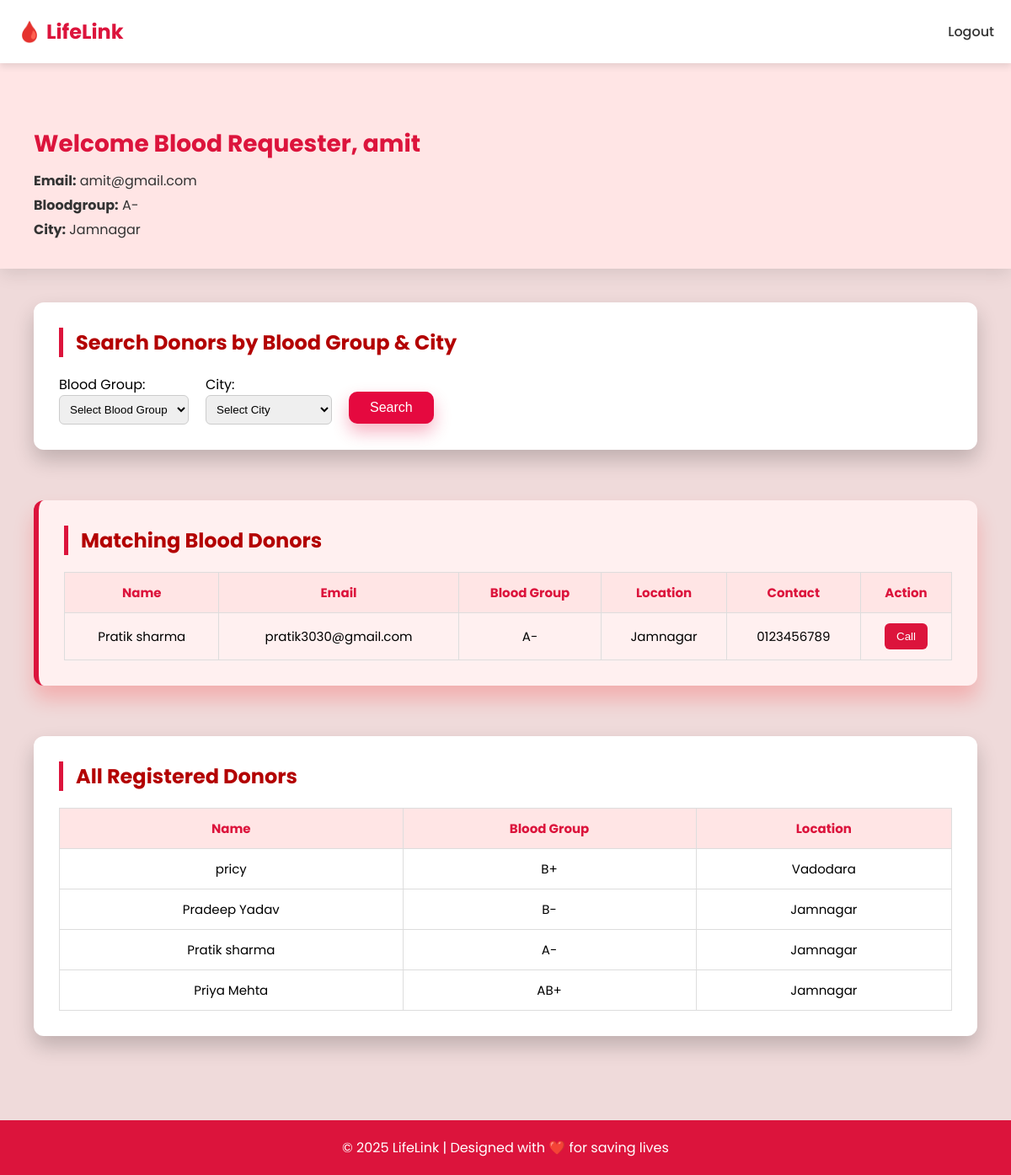
The page /rdash.php (signed in) on the database its author committed.
### tables this page shows
CREATE TABLE `donors` (
  `id` int(11) NOT NULL,
  `name` varchar(100) NOT NULL,
  `email` varchar(100) NOT NULL,
  `contact` varchar(15) NOT NULL,
  `pass` varchar(100) NOT NULL,
  `age` int(11) NOT NULL,
  `bloodgroup` varchar(100) NOT NULL,
  `city` varchar(100) NOT NULL,
  `gender` varchar(100) NOT NULL,
  `reg_date` timestamp NOT NULL DEFAULT current_timestamp()
);

### rdash.php (the view, shortened to what this page needs)
<?php
$name = $_SESSION['donor_name'];
$email = $_SESSION['donor_email'];
$bloodgroup = $_SESSION['donor_bloodgroup'];
$city = $_SESSION['donor_city'];
$conn = new mysqli("localhost", "root", "", "web");
$match_sql = "SELECT name, email, bloodgroup, city, contact FROM donors WHERE bloodgroup = ? AND city = ?";
$match_stmt = $conn->prepare($match_sql);
$match_stmt->bind_param("ss", $bloodgroup, $city);
$match_stmt->execute();
$match_result = $match_stmt->get_result();
$all_sql = "SELECT name, email, bloodgroup, city, contact FROM donors";
$all_result = $conn->query($all_sql);
?>
<!DOCTYPE html>
<html lang="en">
<head>
</head>
<body>
<header class="navbar">
  <div class="logo">🩸 LifeLink</div>
  <nav>
    <ul>
      <li><a href="index.php">Logout</a></li>
    </ul>
  </nav>
</header>
<div class="welcome">
  <h2>Welcome Blood Requester, <?php echo htmlspecialchars($name); ?></h2>
  <p><strong>Email:</strong> <?php echo htmlspecialchars($email); ?></p>
  <p><strong>Bloodgroup:</strong> <?php echo htmlspecialchars($bloodgroup); ?></p>
  <p><strong>City:</strong> <?php echo htmlspecialchars($city); ?></p>
</div>
<div class="dashboard">
  <div class="section">
    <div class="section-title">Search Donors by Blood Group & City</div>
    <form method="POST" style="display: flex; flex-wrap: wrap; gap: 20px; align-items: center;">
      <div>
        <label for="search_blood">Blood Group:</label><br>
        <select name="search_blood" id="search_blood" required style="padding: 8px; border-radius: 6px; border: 1px solid #ccc;">
          <option value="">Select Blood Group</option>
        </select>
      </div>
      <div>
        <label for="search_city">City:</label><br>
        <select id="search_city" name="search_city" required style="padding: 8px; border-radius: 6px; border: 1px solid #ccc;">
          <option value="">Select City</option>
        </select>
      </div>
      <div>
        <button type="submit" name="search" class="show-more-btn">Search</button>
      </div>
    </form>
  </div>
  <div class="section matching-donors">
    <div class="section-title">Matching Blood Donors</div>
    <table>
      <tr>
        <th>Name</th>
        <th>Email</th>
        <th>Blood Group</th>
        <th>Location</th>
        <th>Contact</th>
        <th>Action</th>
      </tr>
      <?php
      $rowCount = 0;
      if ($match_result->num_rows > 0):
        while($row = $match_result->fetch_assoc()):
          $rowCount++;
          $hidden = $rowCount > 7 ? "style='display:none' class='match-row'" : "";
      ?>
        <tr <?= $hidden ?>>
          <td><?= htmlspecialchars($row['name']) ?></td>
          <td><?= htmlspecialchars($row['email']) ?></td>
          <td><?= htmlspecialchars($row['bloodgroup']) ?></td>
          <td><?= htmlspecialchars($row['city']) ?></td>
          <td><?= htmlspecialchars($row['contact']) ?></td>
          <td><button class="call-btn" onclick="window.location.href='tel:<?= $row['contact'] ?>'">Call</button></td>
        </tr>
      <?php endwhile; else: ?>
        <tr><td colspan="6">No matching donors found.</td></tr>
      <?php endif; ?>
    </table>
  </div>
  <div class="section">
    <div class="section-title">All Registered Donors</div>
    <table>
      <tr>
        <th>Name</th>
        <th>Blood Group</th>
        <th>Location</th>
      </tr>
      <?php
      $rowCount = 0;
      if ($all_result->num_rows > 0):
        while($row = $all_result->fetch_assoc()):
          $rowCount++;
          $hidden = $rowCount > 7 ? "style='display:none' class='all-row'" : "";
      ?>
        <tr <?= $hidden ?>>
          <td><?= htmlspecialchars($row['name']) ?></td>
          <td><?= htmlspecialchars($row['bloodgroup']) ?></td>
          <td><?= htmlspecialchars($row['city']) ?></td>
        </tr>
      <?php endwhile; else: ?>
        <tr><td colspan="5">No donors found.</td></tr>
      <?php endif; ?>
    </table>
  </div>
</div>
<footer>
  &copy; 2025 LifeLink | Designed with ❤️ for saving lives
</footer>
</body>
</html>

### rdash.php (style rules this page uses)
body { margin: 0; font-family: 'Poppins', sans-serif; background-color: #efdadaff; }
.navbar { background-color: #fff; display: flex; justify-content: space-between; align-items: center; padding: 20px 0px; position: fixed; top: 0; width: 100%; z-index: 1000; box-shadow: 0 4px 8px rgba(0,0,0,0.1); }
.logo { font-size: 24px; font-weight: bold; color: crimson; margin-left: 20px; }
nav ul { list-style: none; display: flex; gap: 30px; margin: 0; padding: 0; margin-right: 20px; }
nav ul li a { text-decoration: none; color: #333; font-weight: 500; transition: color 0.3s ease; }
.welcome { background-color: #ffe5e5; padding: 80px 40px 30px; margin-top: 70px; box-shadow: 0 6px 20px rgba(0,0,0,0.1); }
.welcome h2 { margin: 0 0 10px; color: crimson; font-size: 28px; }
.welcome p { margin: 4px 0; font-size: 16px; color: #333; }
.dashboard { padding: 40px; }
.section { background: #fff; margin-bottom: 60px; padding: 30px; border-radius: 12px; box-shadow: 0 12px 24px rgba(0,0,0,0.2); animation: fadeIn 0.6s ease-in-out; }
.section-title { font-size: 24px; margin-bottom: 20px; font-weight: bold; color: #b30000; border-left: 5px solid crimson; padding-left: 15px; }
table { width: 100%; border-collapse: collapse; margin-top: 10px; }
th, td { border: 1px solid #ddd; padding: 12px; text-align: center; font-size: 15px; }
th { background-color: #ffe5e5; color: crimson; }
.call-btn { background-color: crimson; color: white; padding: 8px 14px; border: none; border-radius: 6px; cursor: pointer; transition: background 0.3s; }
.matching-donors { background-color: #fff0f0; border-left: 6px solid crimson; box-shadow: 0 16px 24px rgba(255, 0, 0, 0.2); animation: pulse 1.5s infinite; }
footer { background-color: crimson; color: white; text-align: center; padding: 20px; }
.show-more-btn { background-color: #e5093f; color: white; padding: 10px 25px; font-size: 16px; border: none; border-radius: 10px; cursor: pointer; box-shadow: 0 10px 20px rgba(229, 9, 63, 0.3); transition: all 0.3s ease-in-out; margin-top: 20px; }

### rows shown on the page
donors: name "Pratik sharma", email "pratik3030@gmail.com", bloodgroup "A-", city "Jamnagar", contact "0123456789"
donors: name "pricy", bloodgroup "B+", city "Vadodara"
donors: name "Pradeep Yadav", bloodgroup "B-", city "Jamnagar"
donors: name "Priya Mehta", bloodgroup "AB+", city "Jamnagar"

### other values the page prints
$name "amit"
$email "amit@gmail.com"
$bloodgroup "A-"
$city "Jamnagar"
